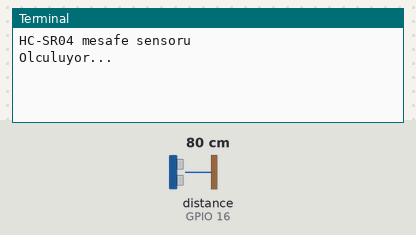
Recording of a program running on a simulated Raspberry Pi (BCM pin numbers). Shown: the last lines printed to the terminal. The test bench sets the inputs (shaded band); at power-on: distance to the obstacle (sensor on GPIO 16) 80 cm. The echo pulse lasts 58.3 µs per cm; the clock reads 2024-03-15 10:24:30 at power-on unless the program sets it.

Above: at 1.2 s.
1.3 s: distance to the obstacle (sensor on GPIO 16) set to 2 cm
At 3.0 s:
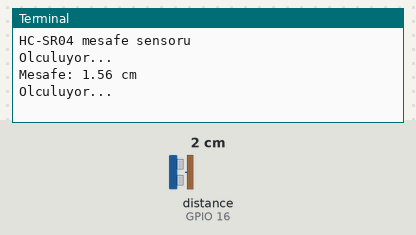
5.5 s: distance to the obstacle (sensor on GPIO 16) set to 4 cm
At 7.3 s:
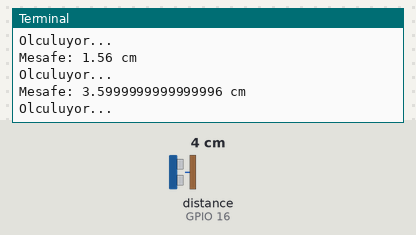

Measured:
- after the input at 1.3 s, the terminal: prints a new line after 0.70 s (image 1)
- after the input at 5.5 s, the terminal: prints a new line after 0.50 s (image 2)

The program:

mesafe_bul.py
```python
import RPi.GPIO as GPIO
import time
GPIO.setmode(GPIO.BCM)
GPIO.setwarnings(False)

TRIG = 6
ECHO = 16

print ("HC-SR04 mesafe sensoru")

GPIO.setup(TRIG, GPIO.OUT)
GPIO.setup(ECHO, GPIO.IN)

while True:

    GPIO.output(TRIG, False)
    print ("Olculuyor...")
    time.sleep(2)

    GPIO.output(TRIG, True)
    time.sleep(0.00001)
    GPIO.output(TRIG, False)

    while GPIO.input(ECHO)==0:
        pulse_start = time.time()

    while GPIO.input(ECHO)==1:
        pulse_end = time.time()

    pulse_duration = pulse_end - pulse_start

    distance = pulse_duration * 17150
    distance = round(distance, 2)

    if distance > 2 and distance < 400:
        print ("Mesafe:" ,distance - 0.5 ,"cm")
    else:
        print ("Menzil asildi")
```
